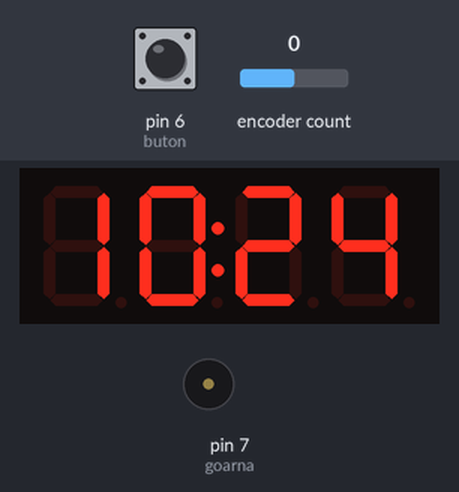
A sketch run on a simulated Arduino Uno, built with avr-gcc and run on an emulated ATmega328P. Shown: 4-digit seven-segment display, buzzer (waves = sounding). The test bench sets the inputs (shaded band); at power-on: pin 6 (buton) HIGH, encoder count 0. The local clock reads 2024-03-15 10:24:30 at power-on unless the sketch sets it.

Above: at 1.2 s.
1.3 s: pin 6 (buton) pulled LOW for 1 s
At 3.2 s:
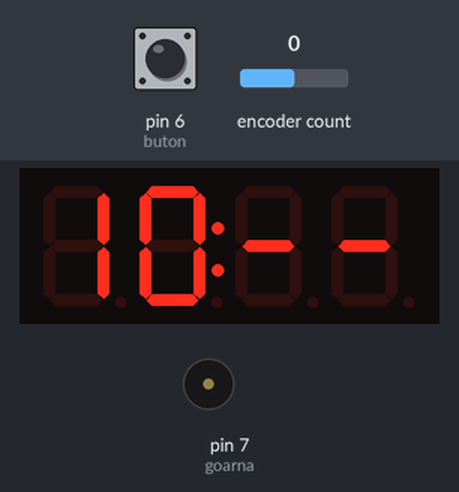
4.2 s: encoder count set to 1
At 4.8 s:
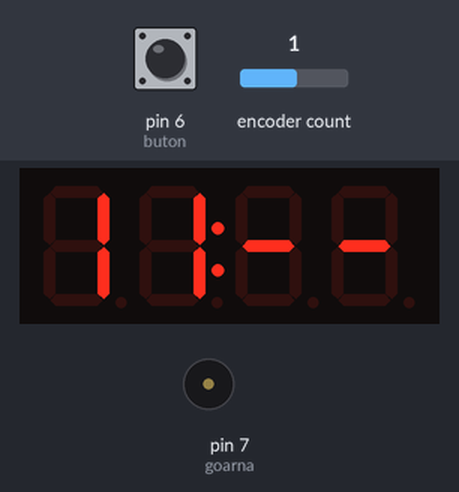
5.7 s: pin 6 (buton) pulled LOW for 0.15 s
At 7.7 s:
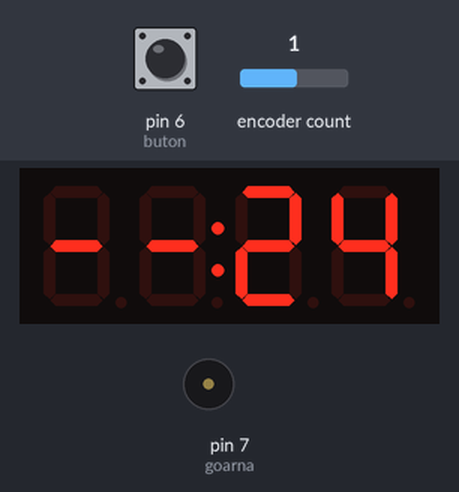
Timing chart, 0 to 9.2 s (numbered marks = the images above; inputs shaded):
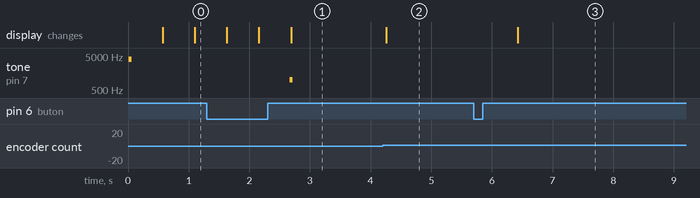

The sketch:

TM1637_DS3231_clock1.ino
```cpp
// base sketch from https://brainy-bits.com/tutorials/4-bits-7-segment-led-display-with-arduino/
// changed TM1637 library by niq_ro for degree, r & h letter
// DS3231 clock on TM1637 LED display by niq_ro from http://www.tehnic.go.ro
// & http://arduinotehniq.com/


#include <Encoder.h> // from http://www.pjrc.com/teensy/td_libs_Encoder.html
Encoder knob(3, 2); //encoder connected to pins 2 and 3 (and ground)
#define buton 6

#include "TM1637.h"

//{0,1,2,3,4,5,6,7,8,9,10,11,12,13,14,15,16,17,18,19,20};
//0~9,A,b,C,d,E,F,"-"," ",degree,r,h

#define CLK 9//Pins for TM1637
#define DIO 8
TM1637 tm1637(CLK,DIO);

// Date and time functions using a DS3231 RTC connected via I2C and Wire lib
#include <Wire.h>
#include "RTClib.h"
RTC_DS3231 rtc;
int hh, mm;

// These variables are for the push button routine
int buttonstate = 0; //flag to see if the button has been pressed, used internal on the subroutine only
int pushlengthset = 2500; // value for a long push in mS
int pushlength = pushlengthset; // set default pushlength
int pushstart = 0;// sets default push value for the button going low
int pushstop = 0;// sets the default value for when the button goes back high

int knobval; // value for the rotation of the knob
boolean buttonflag = false; // default value for the button flag
int sethourstemp;
int setminstemp;

#define goarna 7 // buzzer

void setup()
{
  tm1637.init();
  tm1637.set(5);
  //BRIGHT_TYPICAL = 2,BRIGHT_DARKEST = 0,BRIGHTEST = 7;

  rtc.begin();
// manual adjust
  // January 21, 2014 at 3am you would call:
  // rtc.adjust(DateTime(2014, 1, 21, 3, 0, 0));
// automatic adjust
  //rtc.adjust(DateTime(F(__DATE__), F(__TIME__)));

   pinMode(buton,INPUT);//push button on encoder connected
  digitalWrite(buton,HIGH); //Pull at 1 high

   pinMode(goarna, OUTPUT);
   digitalWrite(goarna, LOW); //set in 0 logical level
   tone(goarna, 4000,50);
}//end "setup()"

void loop(){
DateTime now = rtc.now();
hh = now.hour(), DEC;
mm = now.minute(), DEC;

tm1637.point(POINT_ON);
if ((hh/10) == 0) tm1637.display(0,17);
else
    tm1637.display(0,hh/10);     // hour
    tm1637.display(1,hh%10);
    tm1637.display(2,mm/10);    // minutes
    tm1637.display(3,mm%10);    //
delay(500);

 pushlength = pushlengthset;
    pushlength = getpushlength ();
    delay (10);

    if (pushlength > pushlengthset)
    {
    tone(goarna, 2000,50);
    //   ShortPush ();
    }

       //This runs the setclock routine if the knob is pushed for a long time
       if (pushlength < pushlengthset) {
        tone(goarna, 1000,50);
       //  delay(500);
         DateTime now = rtc.now();
         sethourstemp=now.hour(),DEC;
         setminstemp=now.minute(),DEC;
         setclock();
         pushlength = pushlengthset;
       };

    tm1637.point(POINT_OFF);
if ((hh/10) == 0) tm1637.display(0,17);
else
    tm1637.display(0,hh/10);     // hour
    tm1637.display(1,hh%10);
    tm1637.display(2,mm/10);    // minutes
    tm1637.display(3,mm%10);    //
delay(500);
}// end loop()

// subroutine to return the length of the button push.
int getpushlength () {
  buttonstate = digitalRead(buton);
       if(buttonstate == LOW && buttonflag==false) {
              pushstart = millis();
              buttonflag = true;
          };

       if (buttonstate == HIGH && buttonflag==true) {
         pushstop = millis ();
         pushlength = pushstop - pushstart;
         buttonflag = false;
       };
       return pushlength;
}

int sethours () {
    tm1637.display(0,sethourstemp/10);     // hour
    tm1637.display(1,sethourstemp%10);
    tm1637.display(2,16);    // minutes
    tm1637.display(3,16);    //
    pushlength = pushlengthset;
    pushlength = getpushlength ();
    if (pushlength != pushlengthset) {
      return sethourstemp;
    }
    knob.write(0);
    delay (50);
    knobval=knob.read();
    if (knobval < -1) {
      knobval = -1;
    }
    if (knobval > 1) {
      knobval = 1;
    }
    sethourstemp=sethourstemp + knobval;
    if (sethourstemp < 0) {
      sethourstemp = 23;
    }
    if (sethourstemp > 23) {
      sethourstemp = 0;
    }
    sethours();
}

int setmins () {
    tm1637.display(0,16);     // hour
    tm1637.display(1,16);
    tm1637.display(2,setminstemp/10);    // minutes
    tm1637.display(3,setminstemp%10);    //
    pushlength = pushlengthset;
    pushlength = getpushlength ();
    if (pushlength != pushlengthset) {
      return setminstemp;
    }
    knob.write(0);
    delay (50);
    knobval=knob.read();
    if (knobval < -1) {
      knobval = -1;
    }
    if (knobval > 1) {
      knobval = 1;
    }
    setminstemp=setminstemp + knobval;
    if (setminstemp < 0) {
      setminstemp = 59;
    }
    if (setminstemp > 59) {
      setminstemp = 0;
    }
    setmins();
}

//sets the clock
void setclock (){
   sethours ();
   delay(500);
   setmins ();
   delay(500);
   rtc.adjust(DateTime(2017,4,1,sethourstemp,setminstemp,0));
   delay (500);
}
```

Measured:
- after the input at 1.3 s, tone on pin 7 (goarna): silent → 1000 Hz after 1.4 s, → silent 0.05 s later; the display: first differs from a run without the input after 1.4 s (image 1)
- after the input at 4.2 s, the display: changes after 0.06 s (image 2)
- after the input at 5.7 s, the display: changes after 0.73 s (image 3)
